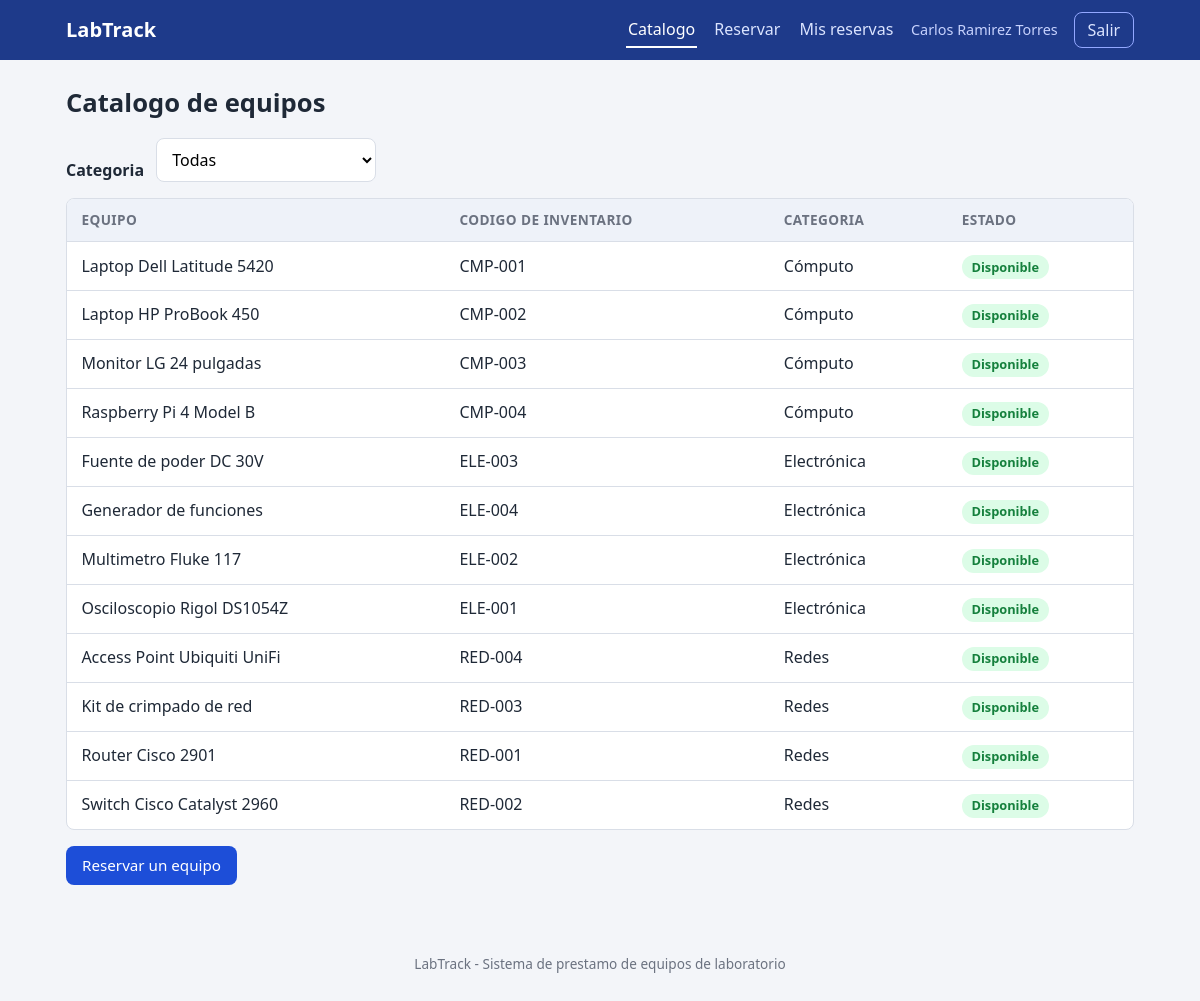
Screenshot of /catalogo.php (signed in) with the database file from the repository.
### tables this page shows
CREATE TABLE `usuarios` (
  `id` int(11) NOT NULL,
  `codigo` varchar(20) NOT NULL,
  `nombre` varchar(100) NOT NULL,
  `password` varchar(255) NOT NULL,
  `rol` enum('estudiante','encargado') NOT NULL DEFAULT 'estudiante',
  `estado` enum('Activo','Penalizado') NOT NULL DEFAULT 'Activo',
  `intentos_fallidos` tinyint(3) UNSIGNED NOT NULL DEFAULT 0,
  `bloqueado_hasta` datetime DEFAULT NULL,
  `creado_en` timestamp NOT NULL DEFAULT current_timestamp()
);

CREATE TABLE `equipos` (
  `id` int(11) NOT NULL,
  `nombre` varchar(120) NOT NULL,
  `codigo_inventario` varchar(30) NOT NULL,
  `categoria` enum('Cómputo','Electrónica','Redes') NOT NULL,
  `estado` enum('Disponible','Prestado') NOT NULL DEFAULT 'Disponible'
);

### includes/auth.php (called while the page is built, shortened)
<?php
require_once __DIR__ . '/db.php';
function base_url(string $path = ''): string
{
    static $base = null;
    if ($base === null) {
        $root = str_replace('\\', '/', realpath(__DIR__ . '/..'));
        $doc = str_replace('\\', '/', realpath($_SERVER['DOCUMENT_ROOT'] ?? ''));
        $base = ($doc && strpos($root, $doc) === 0) ? substr($root, strlen($doc)) : '';
        $base = rtrim($base, '/');
    }
    return $base . '/' . ltrim($path, '/');
}
function e($v): string
{
    return htmlspecialchars((string)$v, ENT_QUOTES, 'UTF-8');
}
function usuario_actual(): ?array
{
    $st = db()->prepare('SELECT id, codigo, nombre, rol, estado FROM usuarios WHERE id = ?');
    $st->execute([$_SESSION['uid']]);
    $u = $st->fetch();
    return $u;
}
function requiere_login(?string $rol = null): array
{
    $u = usuario_actual();
    return $u;
}

### includes/db.php (called while the page is built, shortened)
<?php
function db(): PDO
{
    static $pdo = null;
    if ($pdo === null) {
        try {
            $pdo = new PDO(
                'mysql:host=' . DB_HOST . ';dbname=' . DB_NAME . ';charset=utf8mb4',
                DB_USER,
                DB_PASS,
                [
                    PDO::ATTR_ERRMODE => PDO::ERRMODE_EXCEPTION,
                    PDO::ATTR_DEFAULT_FETCH_MODE => PDO::FETCH_ASSOC,
                    PDO::ATTR_EMULATE_PREPARES => false,
                ]
            );
            $pdo->exec("SET time_zone = '" . date('P') . "'");
        } catch (PDOException $e) {
            http_response_code(500);
            die('<h1>Error de conexion</h1><p>No se pudo conectar a la base de datos. '
                . 'Verifique que MySQL este activo en XAMPP y que haya importado database/labtrack.sql.</p>');
        }
    }
    return $pdo;
}

### catalogo.php (the view, shortened to what this page needs)
<?php
require_once __DIR__ . '/includes/funciones.php';
$usuario = requiere_login();
$cat = $_GET['categoria'] ?? '';
if (!in_array($cat, CATEGORIAS, true)) {
    $cat = '';
}
if ($cat !== '') {
    $st = db()->prepare('SELECT nombre, codigo_inventario, categoria, estado FROM equipos WHERE categoria = ? ORDER BY nombre');
    $st->execute([$cat]);
} else {
    $st = db()->query('SELECT nombre, codigo_inventario, categoria, estado FROM equipos ORDER BY categoria, nombre');
}
$equipos = $st->fetchAll();
include __DIR__ . '/includes/header.php';
?>
<h1>Catalogo de equipos</h1>
<form method="get" class="filtros">
    <label for="categoria">Categoria</label>
    <select name="categoria" id="categoria" onchange="this.form.submit()">
        <option value="">Todas</option>
    </select>
</form>
<?php if (!$equipos): ?>
    <div class="alert alert-info">No hay equipos disponibles en esta categoría</div>
<?php else: ?>
    <div class="tabla-wrap">
        <table class="tabla">
            <thead>
                <tr><th>Equipo</th><th>Codigo de inventario</th><th>Categoria</th><th>Estado</th></tr>
            </thead>
            <tbody>
            <?php foreach ($equipos as $q): ?>
                <tr>
                    <td data-label="Equipo"><?= e($q['nombre']) ?></td>
                    <td data-label="Codigo"><?= e($q['codigo_inventario']) ?></td>
                    <td data-label="Categoria"><?= e($q['categoria']) ?></td>
                    <td data-label="Estado"><?= badge($q['estado']) ?></td>
                </tr>
            <?php endforeach; ?>
            </tbody>
        </table>
    </div>
<?php endif; ?>
<?php if ($usuario['rol'] === 'estudiante'): ?>
    <p><a class="btn btn-primary" href="<?= e(base_url('reservar.php')) ?>">Reservar un equipo</a></p>
<?php endif; ?>
<?php include __DIR__ . '/includes/footer.php'; ?>

### includes/header.php (shortened to what this page needs)
<?php
require_once __DIR__ . '/auth.php';
$usuario = $usuario ?? usuario_actual();
$actual = basename($_SERVER['SCRIPT_NAME']);
function nav_link(string $href, string $texto, string $actual): string
{
    $activo = basename($href) === $actual ? ' class="activo"' : '';
    return '<a href="' . e(base_url($href)) . '"' . $activo . '>' . e($texto) . '</a>';
}
?>
<!DOCTYPE html>
<html lang="es">
<head>
    <link rel="stylesheet" href="<?= e(base_url('assets/css/style.css')) ?>">
</head>
<body>
<header class="topbar">
    <div class="topbar-inner">
        <a class="brand" href="<?= e(base_url('index.php')) ?>"><?= APP_NAME ?></a>
        <?php if ($usuario): ?>
            <nav class="nav" id="nav">
                <?php if ($usuario['rol'] === 'estudiante'): ?>
                    <?= nav_link('catalogo.php', 'Catalogo', $actual) ?>
                    <?= nav_link('reservar.php', 'Reservar', $actual) ?>
                    <?= nav_link('mis_reservas.php', 'Mis reservas', $actual) ?>
                <?php endif; ?>
                <span class="nav-user"><?= e($usuario['nombre']) ?></span>
                <a class="btn-salir" href="<?= e(base_url('logout.php')) ?>">Salir</a>
            </nav>
        <?php endif; ?>
    </div>
</header>
<main class="container">

### includes/funciones.php (shortened to what this page needs)
<?php
require_once __DIR__ . '/auth.php';
function badge(string $estado): string
{
    $mapa = [
        'Disponible' => 'ok', 'Aprobada' => 'ok', 'Activo' => 'ok', 'Devuelta' => 'info',
        'Prestado' => 'warn', 'Pendiente' => 'warn',
        'Rechazada' => 'bad', 'Penalizado' => 'bad',
    ];
    return '<span class="badge badge-' . ($mapa[$estado] ?? 'info') . '">' . e($estado) . '</span>';
}

### includes/footer.php (shortened to what this page needs)
</main>
<footer class="footer">
    <p><?= APP_NAME ?> - Sistema de prestamo de equipos de laboratorio</p>
</footer>
</body>
</html>

### assets/css/style.css (style rules this page uses)
:root { --primario: #1d4ed8; --primario-osc: #1e3a8a; --fondo: #f3f5f9; --texto: #1f2937; --suave: #6b7280; --borde: #d9dee7; --ok: #15803d; --warn: #b45309; --bad: #b91c1c; --radio: 8px; }
* { box-sizing: border-box; }
html { font-size: 16px; }
body { margin: 0; font-family: "Segoe UI", Roboto, Helvetica, Arial, sans-serif; background: var(--fondo); color: var(--texto); line-height: 1.5; min-height: 100vh; display: flex; flex-direction: column; }
h1 { font-size: 1.6rem; margin: 0 0 1rem; }
a { color: var(--primario); }
.topbar { background: var(--primario-osc); color: #fff; }
.topbar-inner { max-width: 1100px; margin: 0 auto; padding: .75rem 1rem; display: flex; align-items: center; justify-content: space-between; flex-wrap: wrap; gap: .5rem; }
.brand { color: #fff; font-weight: 700; font-size: 1.25rem; text-decoration: none; }
.nav { display: flex; align-items: center; gap: 1rem; flex-wrap: wrap; }
.nav a { color: #dbe4ff; text-decoration: none; padding: .3rem .1rem; border-bottom: 2px solid transparent; }
.nav a:hover, .nav a.activo { color: #fff; border-bottom-color: #fff; }
.nav-user { color: #c7d2fe; font-size: .9rem; }
.nav .btn-salir { border: 1px solid #93a8ff; border-radius: var(--radio); padding: .3rem .8rem; }
.container { width: 100%; max-width: 1100px; margin: 0 auto; padding: 1.5rem 1rem; flex: 1; }
.footer { text-align: center; color: var(--suave); font-size: .85rem; padding: 1rem; }
.btn { display: inline-block; padding: .5rem 1rem; border: 0; border-radius: var(--radio); font-size: .95rem; cursor: pointer; text-decoration: none; color: #fff; font-family: inherit; }
.btn-primary { background: var(--primario); }
label { display: block; font-weight: 600; margin: .75rem 0 .25rem; }
input[type=text], input[type=password], input[type=date], input[type=time], input[type=search], select, textarea { width: 100%; padding: .55rem .7rem; border: 1px solid var(--borde); border-radius: var(--radio); font-size: 1rem; font-family: inherit; background: #fff; }
.filtros { display: flex; align-items: flex-end; gap: .75rem; flex-wrap: wrap; margin-bottom: 1rem; }
.filtros label { margin: 0; }
.filtros select, .filtros input { width: auto; min-width: 220px; }
.tabla-wrap { background: #fff; border: 1px solid var(--borde); border-radius: var(--radio); overflow-x: auto; margin-bottom: 1rem; }
.tabla { width: 100%; border-collapse: collapse; }
.tabla th, .tabla td { padding: .7rem .9rem; text-align: left; border-bottom: 1px solid var(--borde); vertical-align: top; }
.tabla th { background: #eef2f9; font-size: .85rem; text-transform: uppercase; letter-spacing: .03em; color: var(--suave); }
.tabla tr:last-child td { border-bottom: 0; }
.badge { display: inline-block; padding: .15rem .6rem; border-radius: 999px; font-size: .8rem; font-weight: 600; }
.badge-ok { background: #dcfce7; color: var(--ok); }

### rows the page displays
usuarios: nombre "Carlos Ramirez Torres"
equipos: nombre "Laptop Dell Latitude 5420", codigo_inventario "CMP-001", categoria "Cómputo", estado "Disponible"
equipos: nombre "Laptop HP ProBook 450", codigo_inventario "CMP-002", categoria "Cómputo", estado "Disponible"
equipos: nombre "Monitor LG 24 pulgadas", codigo_inventario "CMP-003", categoria "Cómputo", estado "Disponible"
equipos: nombre "Raspberry Pi 4 Model B", codigo_inventario "CMP-004", categoria "Cómputo", estado "Disponible"
equipos: nombre "Fuente de poder DC 30V", codigo_inventario "ELE-003", categoria "Electrónica", estado "Disponible"
equipos: nombre "Generador de funciones", codigo_inventario "ELE-004", categoria "Electrónica", estado "Disponible"
equipos: nombre "Multimetro Fluke 117", codigo_inventario "ELE-002", categoria "Electrónica", estado "Disponible"
equipos: nombre "Osciloscopio Rigol DS1054Z", codigo_inventario "ELE-001", categoria "Electrónica", estado "Disponible"
equipos: nombre "Access Point Ubiquiti UniFi", codigo_inventario "RED-004", categoria "Redes", estado "Disponible"
equipos: nombre "Kit de crimpado de red", codigo_inventario "RED-003", categoria "Redes", estado "Disponible"
equipos: nombre "Router Cisco 2901", codigo_inventario "RED-001", categoria "Redes", estado "Disponible"
equipos: nombre "Switch Cisco Catalyst 2960", codigo_inventario "RED-002", categoria "Redes", estado "Disponible"

### other values shown
APP_NAME "LabTrack"
$texto "Catalogo Reservar Mis reservas"
